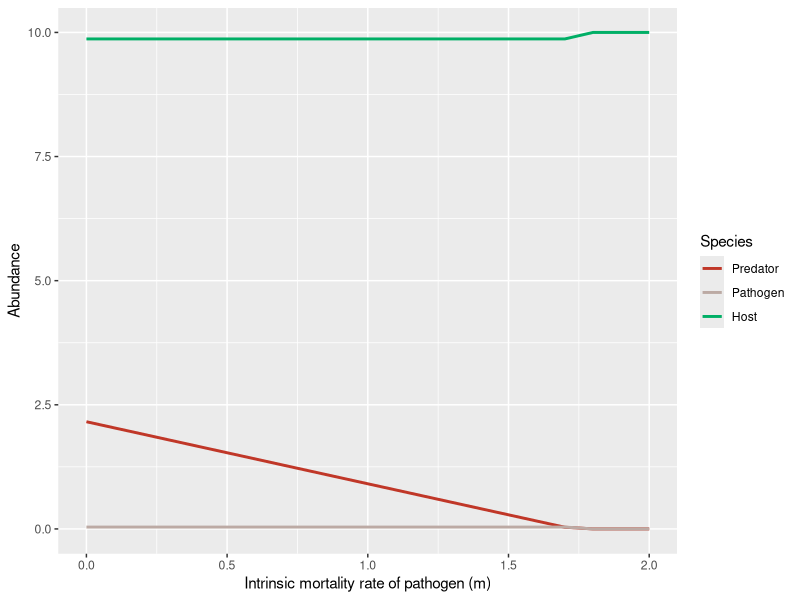
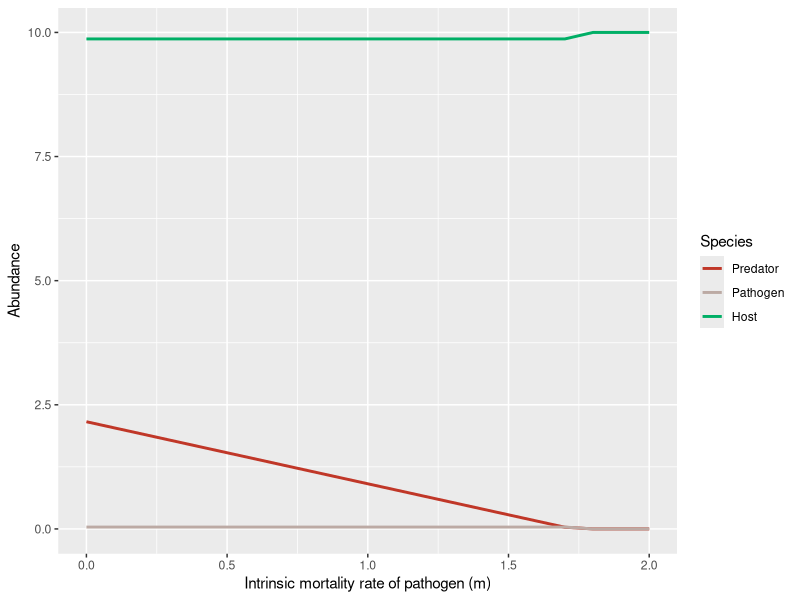

Reproduce these figures in R, in order.
library(deSolve)
library(tidyverse)
library(pracma) 

#### ODE setup----
Model <- function(times, state, parms) {
  with(as.list(c(state, parms)), {
    dH_dt = (h1 * o1 * P1 * H) - (d * H)
    dP1_dt = e1 * a1 * P1 * S - o1 * P1 * H - m1 * P1
    dS_dt = r * S * (1-S/K) - a1 * P1 * S 
    return(list(c(dH_dt, dP1_dt, dS_dt)))
  })
}

### Model parameters ----

times <- seq(0, 6000, by = 0.1)
#state <- c(H = 1, P1H = 0, P2H = 0, P1 = 2, P2 = 2, S = 5)
state <- c(H = 0.1, P1 = 0.1, S = 0.2)
#Change alpha and beta--
parms <- c(r = 1, K = 10,
           a1 = 0.35, psi1 = 1, e1 = 0.5,
           b1 = 0.2, m1 = 0.8, e1H = 0.5,
           o1 = 0.8, h1 = 1, c1 = 0.9, d = 0.03, DL = 0)

comp_out = expand.grid(m1 = seq(0, 2, by = 0.1))

#### Create saving space for simulation output----
#combine different parameters and different state variables together
comp_out <- as.data.frame(cbind(comp_out,
                                matrix(0, 
                                       nrow = dim(comp_out)[1],
                                       ###dim(data)[1] is the number of row of data; [2] is col
                                       ncol = length(state))))
names(comp_out) <- c("m1", "H", "P1", "S")


#### Simulate the ODE across the parameter space----
start_time <- Sys.time()
for(i in 1:dim(comp_out)[1]){
  
  temp_parms = parms
  temp_parms["m1"] <- comp_out[i, ]$m1
  
  temp_out <- ode(func = Model, 
                  times = times, 
                  y = state, 
                  parms = temp_parms)

  N_final <- nrow(temp_out)
  comp_out[i, 2:4] = temp_out[N_final, -1] #抓取最後一列的資料，排除時間
}
end_time <- Sys.time()
end_time - start_time


####Plot the result----

###bifurcation plot
comp_out %>%
  select(c(m1, H, P1, S, P1)) %>% #m1, H, P1, S
  #mutate(Total = P1H + P1 + H + S) %>%
  pivot_longer(names_to = "Species", values_to = "Abundance", -c(m1)) %>%
  ggplot(aes(x = m1, y = Abundance, color = Species)) +
  geom_line(lwd = 1) + 
  labs(x = "Intrinsic mortality rate of pathogen (m)", y = "Abundance", color = "Species")+
  scale_colour_manual(labels =
                        c("P1" = "Pathogen", "P1H" = expression(P[1/H]),
                          "S" = "Host", "H" = "Predator", "Total" = "Total"),
                      values = c("P1" = "#BCAAA4", "P1H" = "#82491E",
                                 "S" = "#00AF66", "H" = "#C03728", "Total" = "blue"))
#title = "With predator"
ggsave("ESJ predator.png", width = 20, height = 11, units = "cm", dpi = 800)
##Save the simulation result
#saveRDS(comp_out, "SS2")
